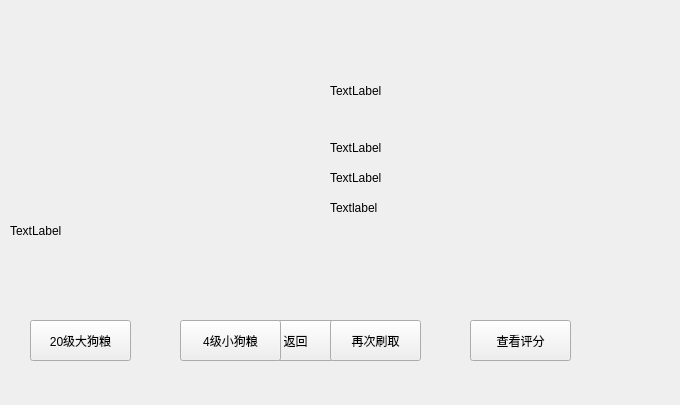
<?xml version="1.0" encoding="UTF-8"?>
<ui version="4.0">
 <class>syw3</class>
 <widget class="QWidget" name="syw3">
  <property name="geometry">
   <rect>
    <x>0</x>
    <y>0</y>
    <width>680</width>
    <height>405</height>
   </rect>
  </property>
  <property name="windowTitle">
   <string>Form</string>
  </property>
  <widget class="QLabel" name="attribute2">
   <property name="geometry">
    <rect>
     <x>330</x>
     <y>170</y>
     <width>221</width>
     <height>16</height>
    </rect>
   </property>
   <property name="text">
    <string>TextLabel</string>
   </property>
  </widget>
  <widget class="QLabel" name="label">
   <property name="geometry">
    <rect>
     <x>50</x>
     <y>50</y>
     <width>161</width>
     <height>141</height>
    </rect>
   </property>
   <property name="text">
    <string/>
   </property>
   <property name="scaledContents">
    <bool>true</bool>
   </property>
  </widget>
  <widget class="QPushButton" name="backbtn">
   <property name="geometry">
    <rect>
     <x>250</x>
     <y>320</y>
     <width>91</width>
     <height>41</height>
    </rect>
   </property>
   <property name="text">
    <string>返回</string>
   </property>
  </widget>
  <widget class="QLabel" name="name">
   <property name="geometry">
    <rect>
     <x>10</x>
     <y>210</y>
     <width>241</width>
     <height>41</height>
    </rect>
   </property>
   <property name="text">
    <string>TextLabel</string>
   </property>
  </widget>
  <widget class="QLabel" name="attribute3">
   <property name="geometry">
    <rect>
     <x>330</x>
     <y>200</y>
     <width>221</width>
     <height>16</height>
    </rect>
   </property>
   <property name="text">
    <string>Textlabel</string>
   </property>
  </widget>
  <widget class="QPushButton" name="viewRatingBtn">
   <property name="geometry">
    <rect>
     <x>470</x>
     <y>320</y>
     <width>101</width>
     <height>41</height>
    </rect>
   </property>
   <property name="text">
    <string>查看评分</string>
   </property>
  </widget>
  <widget class="QLabel" name="attribute4">
   <property name="geometry">
    <rect>
     <x>330</x>
     <y>230</y>
     <width>231</width>
     <height>16</height>
    </rect>
   </property>
   <property name="text">
    <string>&lt;html&gt;&lt;head/&gt;&lt;body&gt;&lt;p&gt;&lt;br/&gt;&lt;/p&gt;&lt;/body&gt;&lt;/html&gt;</string>
   </property>
  </widget>
  <widget class="QPushButton" name="againBtn">
   <property name="geometry">
    <rect>
     <x>330</x>
     <y>320</y>
     <width>91</width>
     <height>41</height>
    </rect>
   </property>
   <property name="text">
    <string>再次刷取</string>
   </property>
  </widget>
  <widget class="QLabel" name="marklabel">
   <property name="geometry">
    <rect>
     <x>320</x>
     <y>100</y>
     <width>201</width>
     <height>181</height>
    </rect>
   </property>
   <property name="text">
    <string/>
   </property>
  </widget>
  <widget class="QPushButton" name="twentyBtn">
   <property name="geometry">
    <rect>
     <x>30</x>
     <y>320</y>
     <width>101</width>
     <height>41</height>
    </rect>
   </property>
   <property name="text">
    <string>20级大狗粮</string>
   </property>
  </widget>
  <widget class="QLabel" name="mainAttribute">
   <property name="geometry">
    <rect>
     <x>330</x>
     <y>50</y>
     <width>271</width>
     <height>81</height>
    </rect>
   </property>
   <property name="text">
    <string>TextLabel</string>
   </property>
  </widget>
  <widget class="QPushButton" name="fourBtn">
   <property name="geometry">
    <rect>
     <x>180</x>
     <y>320</y>
     <width>101</width>
     <height>41</height>
    </rect>
   </property>
   <property name="text">
    <string>4级小狗粮</string>
   </property>
  </widget>
  <widget class="QLabel" name="attribute1">
   <property name="geometry">
    <rect>
     <x>330</x>
     <y>140</y>
     <width>211</width>
     <height>16</height>
    </rect>
   </property>
   <property name="text">
    <string>TextLabel</string>
   </property>
  </widget>
 </widget>
 <resources/>
 <connections/>
</ui>
